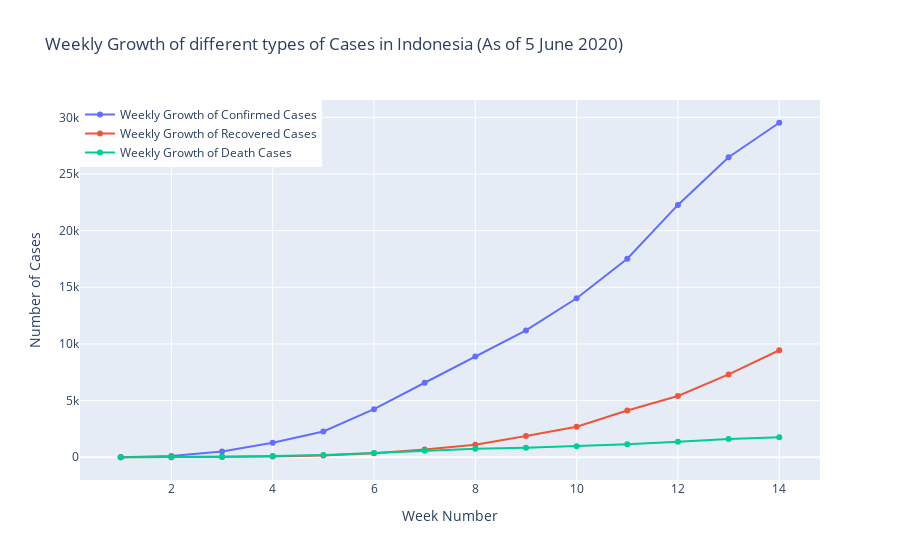

The notebook cell saved with this chart:
### Code cell
datewise["WeekOfYear"]=datewise.index.weekofyear

week_num=[]
weekwise_confirmed=[]
weekwise_recovered=[]
weekwise_deaths=[]
w=1
for i in list(datewise["WeekOfYear"].unique()):
    weekwise_confirmed.append(datewise[datewise["WeekOfYear"]==i]["Confirmed"].iloc[-1])
    weekwise_recovered.append(datewise[datewise["WeekOfYear"]==i]["Recovered"].iloc[-1])
    weekwise_deaths.append(datewise[datewise["WeekOfYear"]==i]["Deaths"].iloc[-1])
    week_num.append(w)
    w=w+1

fig=go.Figure()
fig.add_trace(go.Scatter(x=week_num, y=weekwise_confirmed,
                    mode='lines+markers',
                    name='Weekly Growth of Confirmed Cases'))
fig.add_trace(go.Scatter(x=week_num, y=weekwise_recovered,
                    mode='lines+markers',
                    name='Weekly Growth of Recovered Cases'))
fig.add_trace(go.Scatter(x=week_num, y=weekwise_deaths,
                    mode='lines+markers',
                    name='Weekly Growth of Death Cases'))
fig.update_layout(title="Weekly Growth of different types of Cases in Indonesia (As of 5 June 2020)",
                 xaxis_title="Week Number",yaxis_title="Number of Cases",legend=dict(x=0,y=1,traceorder="normal"))
fig.show()

### Figure 1 — Plotly figure (JSON) as saved in the notebook; plotly's stock layout.template omitted (floating-point values rounded to 4 significant figures)
{"data": [{"mode": "lines+markers", "name": "Weekly Growth of Confirmed Cases", "type": "scatter", "x": [1, 2, 3, 4, 5, 6, 7, 8, 9, 10, 11, 12, 13, 14], "y": [6, 117, 514, 1285, 2273, 4241, 6575, 8882, 11192, 14032, 17514, 22271, 26473, 29521]}, {"mode": "lines+markers", "name": "Weekly Growth of Recovered Cases", "type": "scatter", "x": [1, 2, 3, 4, 5, 6, 7, 8, 9, 10, 11, 12, 13, 14], "y": [0, 8, 29, 64, 164, 359, 686, 1107, 1876, 2698, 4129, 5402, 7308, 9443]}, {"mode": "lines+markers", "name": "Weekly Growth of Death Cases", "type": "scatter", "x": [1, 2, 3, 4, 5, 6, 7, 8, 9, 10, 11, 12, 13, 14], "y": [0, 5, 48, 114, 198, 373, 582, 743, 845, 973, 1148, 1372, 1613, 1770]}], "layout": {"legend": {"traceorder": "normal", "x": 0, "y": 1}, "title": {"text": "Weekly Growth of different types of Cases in Indonesia (As of 5 June 2020)"}, "xaxis": {"title": {"text": "Week Number"}}, "yaxis": {"title": {"text": "Number of Cases"}}}}
